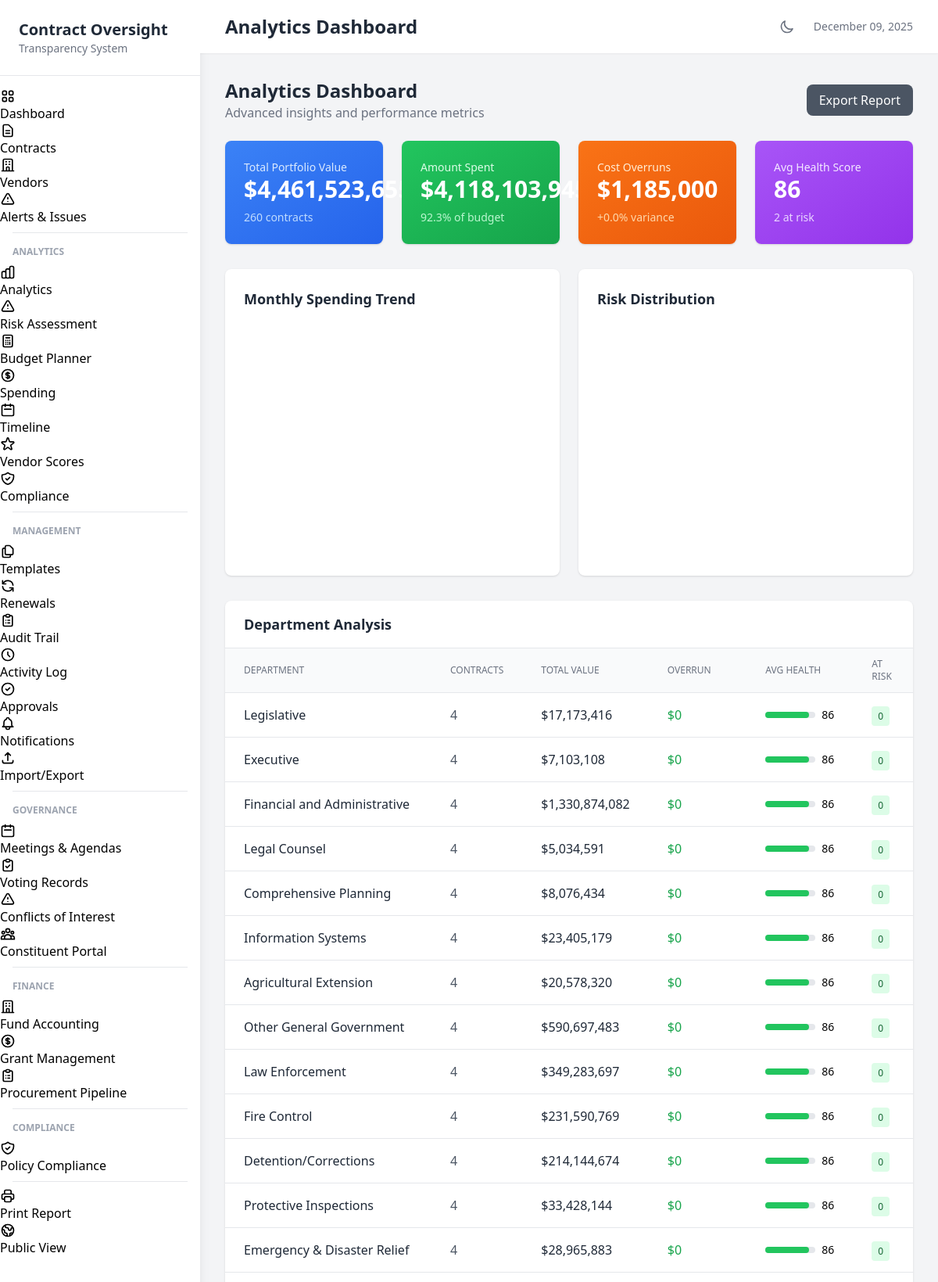
The app's page /analytics (upper part) with its own data.
### tables this page shows
CREATE TABLE contracts (
                contract_id TEXT PRIMARY KEY,
                contract_number TEXT,
                title TEXT NOT NULL,
                description TEXT,
                contract_type TEXT,
                department TEXT,
                fiscal_year TEXT,
                vendor_id TEXT,
                vendor_name TEXT,

                -- Financials
                original_amount REAL DEFAULT 0,
                current_amount REAL DEFAULT 0,
                total_paid REAL DEFAULT 0,
                remaining_balance REAL DEFAULT 0,

                -- Dates
                solicitation_date TEXT,
                award_date TEXT,
                start_date TEXT,
                original_end_date TEXT,
                current_end_date TEXT,
                actual_end_date TEXT,

                -- Status tracking
                status TEXT DEFAULT 'Draft',
                phase TEXT DEFAULT 'Planning',
                percent_complete REAL DEFAULT 0,

                -- Scoring
                performance_score REAL DEFAULT 50,
                cost_variance_score REAL DEFAULT 50,
                schedule_variance_score REAL DEFAULT 50,
                compliance_score REAL DEFAULT 50,
                overall_health_score REAL DEFAULT 50,
                risk_level TEXT DEFAULT 'Medium',

                -- Procurement info
                procurement_method TEXT,
                bid_count INTEGER DEFAULT 0,
                justification TEXT,

                -- Board/Council info
                board_approval_date TEXT,
                board_resolution TEXT,
                council_district TEXT,
                school_zone TEXT,

                -- Location
                project_location TEXT,
                latitude REAL,
                longitude REAL,

                -- Flags
                has_change_orders INTEGER DEFAULT 0,
                change_order_count INTEGER DEFAULT 0,
                total_change_order_amount REAL DEFAULT 0,
                is_emergency INTEGER DEFAULT 0,
                is_sole_source INTEGER DEFAULT 0,
                requires_insurance INTEGER DEFAULT 1,
                insurance_verified INTEGER DEFAULT 0,
                requires_bond INTEGER DEFAULT 0,
                bond_verified INTEGER DEFAULT 0,

                notes TEXT,
                created_at TEXT DEFAULT CURRENT_TIMESTAMP,
                updated_at TEXT DEFAULT CURRENT_TIMESTAMP,
                created_by TEXT,
                is_deleted INTEGER DEFAULT 0,

                FOREIGN KEY (vendor_id) REFERENCES vendors(vendor_id)
            );

### web/app.py (the view)
@app.route('/analytics')
def analytics_dashboard():
    global current_contracts, current_vendors
    if current_contracts is None:
        load_data()
    df = current_contracts
    today = datetime.now()
    monthly_data = []
    for i in range(11, -1, -1):
        month_start = (today.replace(day=1) - timedelta(days=30*i)).replace(day=1)
        month_name = month_start.strftime('%b %Y')
        monthly_data.append({
            'month': month_name,
            'spending': float(df['total_paid'].sum() / 12 * (1 + np.random.uniform(-0.2, 0.2)))
        })
    dept_analysis = []
    if 'department' in df.columns:
        for dept in df['department'].unique():
            dept_df = df[df['department'] == dept]
            dept_analysis.append({
                'department': dept,
                'contract_count': len(dept_df),
                'total_value': float(dept_df['current_amount'].sum()),
                'avg_health': float(dept_df['overall_health_score'].mean()) if 'overall_health_score' in dept_df.columns else 50,
                'overrun_amount': float((dept_df['current_amount'] - dept_df['original_amount']).sum()),
                'at_risk_count': len(dept_df[dept_df['overall_health_score'] < 50]) if 'overall_health_score' in dept_df.columns else 0
            })
    vendor_rankings = []
    if current_vendors is not None:
        for _, vendor in current_vendors.iterrows():
            contracts = db.get_vendor_contracts(vendor['vendor_id'])
            if contracts:
                metrics = vendor_scorer.get_vendor_metrics(vendor.to_dict(), contracts)
                vendor_rankings.append({
                    'vendor_id': vendor['vendor_id'],
                    'name': vendor.get('vendor_name', vendor.get('name', 'Unknown')),
                    'contract_count': len(contracts),
                    'total_value': sum(c.get('current_amount', 0) or 0 for c in contracts),
                    'performance_score': metrics.get('performance_score', 50),
                    'on_time_pct': metrics.get('on_time_pct', 0),
                    'budget_adherence': metrics.get('budget_adherence', 0)
                })
        vendor_rankings.sort(key=lambda x: x['performance_score'], reverse=True)
    risk_distribution = {
        'Critical': len(df[df['overall_health_score'] < 30]) if 'overall_health_score' in df.columns else 0,
        'High': len(df[(df['overall_health_score'] >= 30) & (df['overall_health_score'] < 50)]) if 'overall_health_score' in df.columns else 0,
        'Medium': len(df[(df['overall_health_score'] >= 50) & (df['overall_health_score'] < 70)]) if 'overall_health_score' in df.columns else 0,
        'Low': len(df[df['overall_health_score'] >= 70]) if 'overall_health_score' in df.columns else 0
    }
    type_analysis = []
    if 'contract_type' in df.columns:
        for ctype in df['contract_type'].unique():
            type_df = df[df['contract_type'] == ctype]
            type_analysis.append({
                'type': ctype,
                'count': len(type_df),
                'total_value': float(type_df['current_amount'].sum()),
                'avg_overrun': float(((type_df['current_amount'] - type_df['original_amount']) / type_df['original_amount'] * 100).mean())
            })
    total_budget = float(df['current_amount'].sum())
    total_paid = float(df['total_paid'].sum())
    avg_monthly_burn = total_paid / 6  # Assume 6 months of data
    months_remaining = (total_budget - total_paid) / avg_monthly_burn if avg_monthly_burn > 0 else 0
    forecast = {
        'total_budget': total_budget,
        'spent_to_date': total_paid,
        'remaining': total_budget - total_paid,
        'avg_monthly_burn': avg_monthly_burn,
        'projected_completion_months': months_remaining,
        'burn_rate_pct': (total_paid / total_budget * 100) if total_budget > 0 else 0
    }
    return render_template('analytics.html',
                          monthly_data=monthly_data,
                          dept_analysis=dept_analysis,
                          vendor_rankings=vendor_rankings[:10],
                          risk_distribution=risk_distribution,
                          type_analysis=type_analysis,
                          forecast=forecast,
                          summary=get_portfolio_summary(df),
                          title='Analytics Dashboard')

### src/database.py (called while the page is built)
    def _get_connection(self):
        conn = sqlite3.connect(str(self.db_path))
        conn.row_factory = sqlite3.Row
        return conn

    def get_vendor_contracts(self, vendor_id: str) -> List[Dict]:
        conn = self._get_connection()
        cursor = conn.cursor()
        cursor.execute("""
            SELECT * FROM contracts
            WHERE vendor_id = ? AND is_deleted = 0
            ORDER BY start_date DESC
        """, (vendor_id,))
        rows = cursor.fetchall()
        conn.close()
        return [dict(row) for row in rows]

### web/app.py (called while the page is built)
@app.context_processor
def inject_globals():
    return {
        'now': datetime.now
    }

### web/templates/analytics.html (shortened to what this page needs)
{% extends "base.html" %}
{% block content %}
<div class="flex items-center justify-between mb-6">
    <div>
        <h1 class="text-2xl font-bold text-gray-800 dark:text-white">Analytics Dashboard</h1>
        <p class="text-gray-500 dark:text-gray-400">Advanced insights and performance metrics</p>
    </div>
    <div class="flex space-x-3">
        <button onclick="exportAnalytics()" class="px-4 py-2 bg-gray-600 text-white rounded-lg hover:bg-gray-700">
            Export Report
        </button>
    </div>
</div>
<div class="grid grid-cols-1 md:grid-cols-4 gap-6 mb-8">
    <div class="bg-gradient-to-br from-blue-500 to-blue-600 rounded-lg shadow p-6 text-white">
        <p class="text-blue-100 text-sm">Total Portfolio Value</p>
        <p class="text-3xl font-bold">${{ '{:,.0f}'.format(summary.total_value) }}</p>
        <p class="text-blue-200 text-sm mt-2">{{ summary.total_contracts }} contracts</p>
    </div>
    <div class="bg-gradient-to-br from-green-500 to-green-600 rounded-lg shadow p-6 text-white">
        <p class="text-green-100 text-sm">Amount Spent</p>
        <p class="text-3xl font-bold">${{ '{:,.0f}'.format(summary.total_paid) }}</p>
        <p class="text-green-200 text-sm mt-2">{{ '{:.1f}'.format(forecast.burn_rate_pct) }}% of budget</p>
    </div>
    <div class="bg-gradient-to-br from-orange-500 to-orange-600 rounded-lg shadow p-6 text-white">
        <p class="text-orange-100 text-sm">Cost Overruns</p>
        <p class="text-3xl font-bold">${{ '{:,.0f}'.format(summary.total_overrun) }}</p>
        <p class="text-orange-200 text-sm mt-2">+{{ '{:.1f}'.format(summary.overrun_pct) }}% variance</p>
    </div>
    <div class="bg-gradient-to-br from-purple-500 to-purple-600 rounded-lg shadow p-6 text-white">
        <p class="text-purple-100 text-sm">Avg Health Score</p>
        <p class="text-3xl font-bold">{{ summary.avg_health_score|int }}</p>
        <p class="text-purple-200 text-sm mt-2">{{ summary.at_risk_count }} at risk</p>
    </div>
</div>
<div class="grid grid-cols-1 lg:grid-cols-2 gap-6 mb-8">
    <div class="bg-white dark:bg-gray-800 rounded-lg shadow p-6">
        <h3 class="text-lg font-semibold text-gray-800 dark:text-white mb-4">Monthly Spending Trend</h3>
        <div id="trendChart" style="height: 300px;"></div>
    </div>
    <div class="bg-white dark:bg-gray-800 rounded-lg shadow p-6">
        <h3 class="text-lg font-semibold text-gray-800 dark:text-white mb-4">Risk Distribution</h3>
        <div id="riskChart" style="height: 300px;"></div>
    </div>
</div>
<div class="bg-white dark:bg-gray-800 rounded-lg shadow mb-8">
    <div class="px-6 py-4 border-b dark:border-gray-700">
        <h3 class="text-lg font-semibold text-gray-800 dark:text-white">Department Analysis</h3>
    </div>
    <div class="overflow-x-auto">
        <table class="min-w-full divide-y divide-gray-200 dark:divide-gray-700">
            <thead class="bg-gray-50 dark:bg-gray-700">
                <tr>
                    <th class="px-6 py-3 text-left text-xs font-medium text-gray-500 dark:text-gray-300 uppercase">Department</th>
                    <th class="px-6 py-3 text-left text-xs font-medium text-gray-500 dark:text-gray-300 uppercase">Contracts</th>
                    <th class="px-6 py-3 text-left text-xs font-medium text-gray-500 dark:text-gray-300 uppercase">Total Value</th>
                    <th class="px-6 py-3 text-left text-xs font-medium text-gray-500 dark:text-gray-300 uppercase">Overrun</th>
                    <th class="px-6 py-3 text-left text-xs font-medium text-gray-500 dark:text-gray-300 uppercase">Avg Health</th>
                    <th class="px-6 py-3 text-left text-xs font-medium text-gray-500 dark:text-gray-300 uppercase">At Risk</th>
                </tr>
            </thead>
            <tbody class="divide-y divide-gray-200 dark:divide-gray-700">
                {% for dept in dept_analysis %}
                <tr class="hover:bg-gray-50 dark:hover:bg-gray-700">
                    <td class="px-6 py-4 font-medium text-gray-800 dark:text-white">{{ dept.department }}</td>
                    <td class="px-6 py-4 text-gray-600 dark:text-gray-300">{{ dept.contract_count }}</td>
                    <td class="px-6 py-4 text-gray-800 dark:text-white font-medium">${{ '{:,.0f}'.format(dept.total_value) }}</td>
                    <td class="px-6 py-4 {% if dept.overrun_amount > 0 %}text-red-600{% else %}text-green-600{% endif %} font-medium">
                        {% if dept.overrun_amount > 0 %}+{% endif %}${{ '{:,.0f}'.format(dept.overrun_amount) }}
                    </td>
                    <td class="px-6 py-4">
                        <div class="flex items-center">
                            <div class="w-16 bg-gray-200 dark:bg-gray-600 rounded-full h-2 mr-2">
                                <div class="h-2 rounded-full
                                    {% if dept.avg_health < 50 %}bg-red-500
                                    {% elif dept.avg_health < 70 %}bg-yellow-500
                                    {% else %}bg-green-500{% endif %}"
                                    style="width: {{ dept.avg_health }}%"></div>
                            </div>
                            <span class="text-sm">{{ dept.avg_health|int }}</span>
                        </div>
                    </td>
                    <td class="px-6 py-4">
                        <span class="px-2 py-1 text-xs font-medium rounded
                            {% if dept.at_risk_count > 0 %}bg-red-100 text-red-800{% else %}bg-green-100 text-green-800{% endif %}">
                            {{ dept.at_risk_count }}
                        </span>
                    </td>
                </tr>
                {% endfor %}
            </tbody>
        </table>
    </div>
</div>
{% endblock %}

### records on screen
contracts: department "Legislative", contract_count "4", total_value "17,173,416", overrun_amount "0", {{ dept.avg_health }} 86.75 (drawn), avg_health "86", at_risk_count "0"
contracts: department "Executive", contract_count "4", total_value "7,103,108", overrun_amount "0", {{ dept.avg_health }} 86.75 (drawn), avg_health "86", at_risk_count "0"
contracts: department "Financial and Administrative", contract_count "4", total_value "1,330,874,082", overrun_amount "0", {{ dept.avg_health }} 86.75 (drawn), avg_health "86", at_risk_count "0"
contracts: department "Legal Counsel", contract_count "4", total_value "5,034,591", overrun_amount "0", {{ dept.avg_health }} 86.75 (drawn), avg_health "86", at_risk_count "0"
contracts: department "Comprehensive Planning", contract_count "4", total_value "8,076,434", overrun_amount "0", {{ dept.avg_health }} 86.75 (drawn), avg_health "86", at_risk_count "0"
contracts: department "Information Systems", contract_count "4", total_value "23,405,179", overrun_amount "0", {{ dept.avg_health }} 86.75 (drawn), avg_health "86", at_risk_count "0"
contracts: department "Agricultural Extension", contract_count "4", total_value "20,578,320", overrun_amount "0", {{ dept.avg_health }} 86.75 (drawn), avg_health "86", at_risk_count "0"
contracts: department "Other General Government", contract_count "4", total_value "590,697,483", overrun_amount "0", {{ dept.avg_health }} 86.75 (drawn), avg_health "86", at_risk_count "0"
contracts: department "Law Enforcement", contract_count "4", total_value "349,283,697", overrun_amount "0", {{ dept.avg_health }} 86.75 (drawn), avg_health "86", at_risk_count "0"
contracts: department "Fire Control", contract_count "4", total_value "231,590,769", overrun_amount "0", {{ dept.avg_health }} 86.75 (drawn), avg_health "86", at_risk_count "0"
contracts: department "Detention/Corrections", contract_count "4", total_value "214,144,674", overrun_amount "0", {{ dept.avg_health }} 86.75 (drawn), avg_health "86", at_risk_count "0"
contracts: department "Protective Inspections", contract_count "4", total_value "33,428,144", overrun_amount "0", {{ dept.avg_health }} 86.75 (drawn), avg_health "86", at_risk_count "0"
contracts: department "Emergency & Disaster Relief", contract_count "4", total_value "28,965,883", overrun_amount "0", {{ dept.avg_health }} 86.75 (drawn), avg_health "86", at_risk_count "0"

### other values on screen
{{ title }} "Analytics Dashboard"
{{ '{:,.0f}'.format(summary.total_value) }} "4,461,523,655"
{{ summary.total_contracts }} "260"
{{ '{:,.0f}'.format(summary.total_paid) }} "4,118,103,945"
{{ '{:.1f}'.format(forecast.burn_rate_pct) }} "92.3"
{{ '{:,.0f}'.format(summary.total_overrun) }} "1,185,000"
{{ '{:.1f}'.format(summary.overrun_pct) }} "0.0"
{{ summary.avg_health_score|int }} "86"
{{ summary.at_risk_count }} "2"
